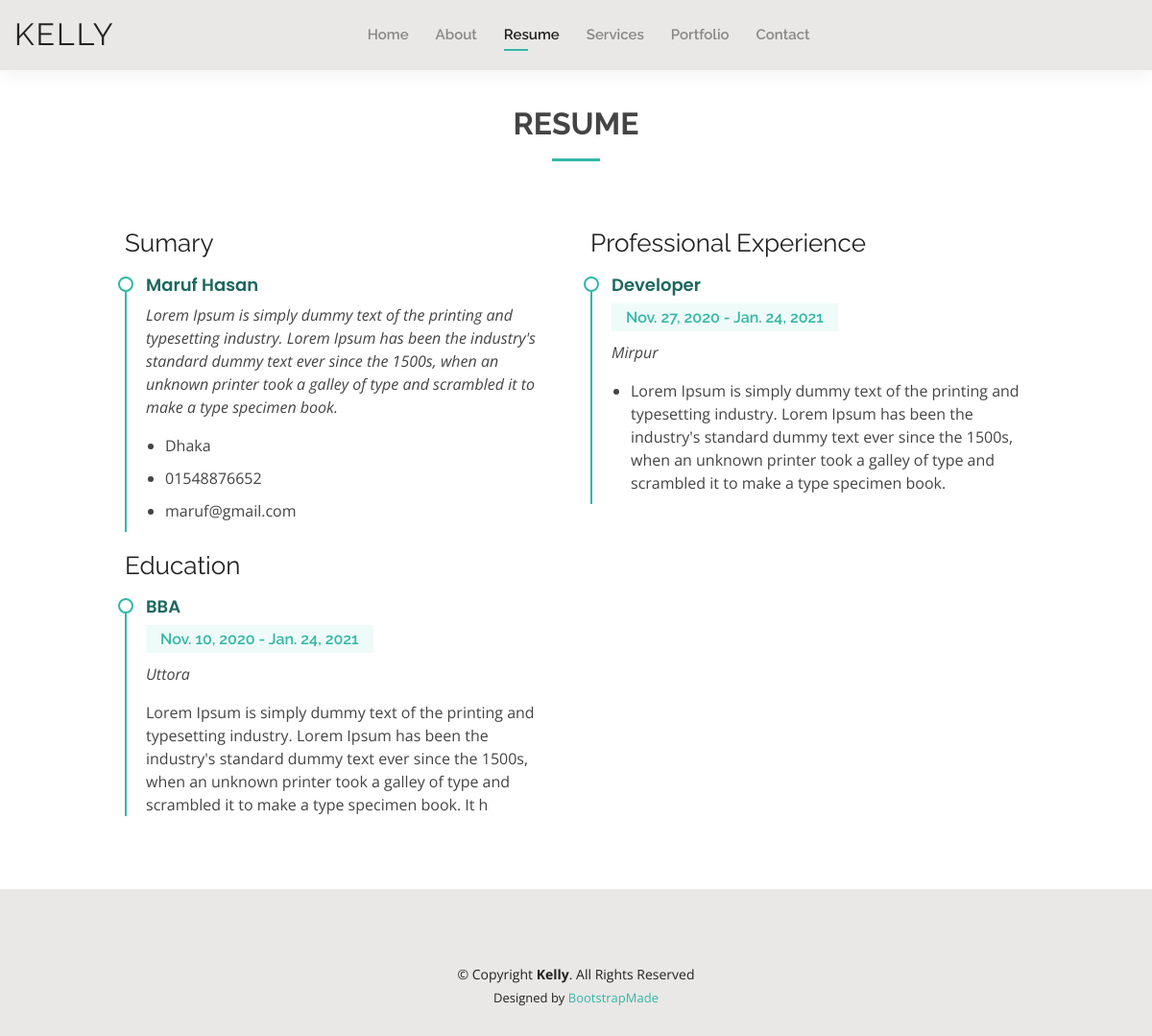
The app's page /maruf/resume with its own data.
### portfolio_app/models.py (models this page shows, shortened)
class Summary(models.Model):
    user = models.OneToOneField(User, on_delete=models.CASCADE)
    name= models.CharField(max_length = 250)
    introduction = models.TextField(max_length = 250)

class AboutMe(models.Model):
    user = models.OneToOneField(User, on_delete=models.CASCADE)
    profession = models.CharField(max_length = 250, blank=True, null=True)
    description = models.TextField()
    birthday = models.DateField()
    website = models.CharField(max_length = 250)
    phone = models.CharField(max_length = 250)
    city = models.CharField(max_length = 250)
    age = models.IntegerField()
    degree = models.CharField(max_length = 250)
    email = models.EmailField()

class Education(models.Model):
    user = models.ForeignKey(User, on_delete=models.CASCADE)
    title = models.CharField(max_length = 250)
    start_date = models.DateField()
    end_date = models.DateField()
    city = models.CharField(max_length = 250)
    description = models.TextField(max_length = 250)

class ProfessionalExperience(models.Model):
    user = models.ForeignKey(User, on_delete=models.CASCADE)
    title = models.CharField(max_length = 250)
    start_date = models.DateField()
    end_date = models.DateField()
    city = models.CharField(max_length = 250)
    description = models.TextField(max_length = 250)

### portfolio_app/views.py (the view)
# urls.py: path('<name>/resume', resume, name='resume'),
def resume(request , name):
    user = User.objects.get(username = name)
    social=Social.objects.get(user = user)
    pro_exp= ProfessionalExperience.objects.filter(user = user)
    education = Education.objects.filter(user = user)
    summary = Summary.objects.get(user = user)
    about_me = AboutMe.objects.get(user = user)
    activate='resume'
    context={'activate': activate , 'social': social, 'pro_exp': pro_exp, 'education': education, 'summary' : summary , 'about_me': about_me}
    return render(request,'resume.html', context)

### templates/resume.html (shortened to what this page needs)
{% extends 'base.html' %}
{% block social %}
<div class="header-social-links">
    <a href="{{ social.twitter }}" class="twitter"><i class="icofont-twitter"></i></a>
    <a href="{{ social.fb }}" class="facebook"><i class="icofont-facebook"></i></a>
    <a href="{{ social.instagram }}" class="instagram"><i class="icofont-instagram"></i></a>
    <a href="{{ social.linkedin }}" class="linkedin"><i class="icofont-linkedin"></i></i></a>
</div>
{% endblock  %}
{% block content %}
<div class="container mt-5 col-md-10">
    <main id="main">
        <section id="resume" class="resume">
          <div class="container" data-aos="fade-up">
            <div class="section-title">
              <h2>Resume</h2>
            </div>
            <div class="row">
              <div class="col-lg-6">
                <h3 class="resume-title">Sumary</h3>
                <div class="resume-item pb-0">
                  <h4>{{ summary.name }}</h4>
                  <p><em>{{ summary.introduction }}</em></p>
                  <p>
                  <ul>
                    <li>{{ about_me.city }}</li>
                    <li>{{ about_me.phone }}</li>
                    <li>{{ about_me.email }}</li>
                  </ul>
                  </p>
                </div>
                <h3 class="resume-title">Education</h3>
                {% for i in education %}
                <div class="resume-item">
                  <h4>{{ i.title }}</h4>
                  <h5>{{ i.start_date }} - {{ i.end_date }}</h5>
                  <p><em>{{ i.city }}</em></p>
                  <p>{{ i.description }}</p>
                </div>
                {% endfor %}
              </div>
              <div class="col-lg-6">
                <h3 class="resume-title">Professional Experience</h3>
                {% for i in pro_exp %}
                <div class="resume-item">
                  <h4>{{ i.title | title }}</h4>
                  <h5>{{ i.start_date }} - {{ i.end_date }}</h5>
                  <p><em>{{ i.city }} </em></p>
                  <p>
                  <ul>
                    <li>{{ i.description }}</li>
                  </ul>
                  </p>
                </div>
                {% endfor %}
              </div>
            </div>
          </div>
        </section>
    </main>
</div>
{% endblock %}

### static/assets/css/style.css (style rules this page uses)
body { font-family: "Open Sans", sans-serif; color: #444444; }
a { color: #34b7a7; }
h1, h2, h3, h4, h5, h6 { font-family: "Raleway", sans-serif; }
#main { margin-top: 50px; }
.header-social-links { padding-left: 20px; }
.header-social-links a { color: #222222; padding-left: 6px; display: inline-block; line-height: 1px; transition: 0.3s; font-size: 16px; }
section { padding: 60px 0; }
.section-title { text-align: center; padding-bottom: 30px; }
.section-title h2 { font-size: 32px; font-weight: bold; text-transform: uppercase; margin-bottom: 20px; padding-bottom: 20px; position: relative; }
.section-title h2::after { content: ''; position: absolute; display: block; width: 50px; height: 3px; background: #34b7a7; bottom: 0; left: calc(50% - 25px); }
.resume .resume-title { font-size: 26px; font-weight: 400; margin-top: 20px; margin-bottom: 20px; color: #222222; }
.resume .resume-item { padding: 0 0 20px 20px; margin-top: -2px; border-left: 2px solid #34b7a7; position: relative; }
.resume .resume-item h4 { line-height: 18px; font-size: 18px; font-weight: 600; font-family: "Poppins", sans-serif; color: #1d685f; margin-bottom: 10px; }
.resume .resume-item h5 { font-size: 16px; background: #effbf9; padding: 5px 15px; display: inline-block; font-weight: 600; margin-bottom: 10px; color: #34b7a7; }
.resume .resume-item ul { padding-left: 20px; }
.resume .resume-item ul li { padding-bottom: 10px; }
.resume .resume-item:last-child { padding-bottom: 0; }
.resume .resume-item::before { content: ""; position: absolute; width: 16px; height: 16px; border-radius: 50px; left: -9px; top: 0; background: #fff; border: 2px solid #34b7a7; }

### records on screen
Summary: name "Maruf Hasan", introduction "Lorem Ipsum is simply dummy text of the printing and typesetting industry. Lorem Ipsum has been the industry's standard dummy text ever since the 1500s, when an unknown printer took a galley of type and scrambled it to make a type specimen book."
AboutMe: city "Dhaka", phone "01548876652", email "maruf@gmail.com"
Education: title "BBA", start_date "Nov. 10, 2020", end_date "Jan. 24, 2021", city "Uttora", description "Lorem Ipsum is simply dummy text of the printing and typesetting industry. Lorem Ipsum has been the industry's standard dummy text ever since the 1500s, when an unknown printer took a galley of type and scrambled it to make a type specimen book. It h"
ProfessionalExperience: title "Developer", start_date "Nov. 27, 2020", end_date "Jan. 24, 2021", city "Mirpur", description "Lorem Ipsum is simply dummy text of the printing and typesetting industry. Lorem Ipsum has been the industry's standard dummy text ever since the 1500s, when an unknown printer took a galley of type and scrambled it to make a type specimen book."
